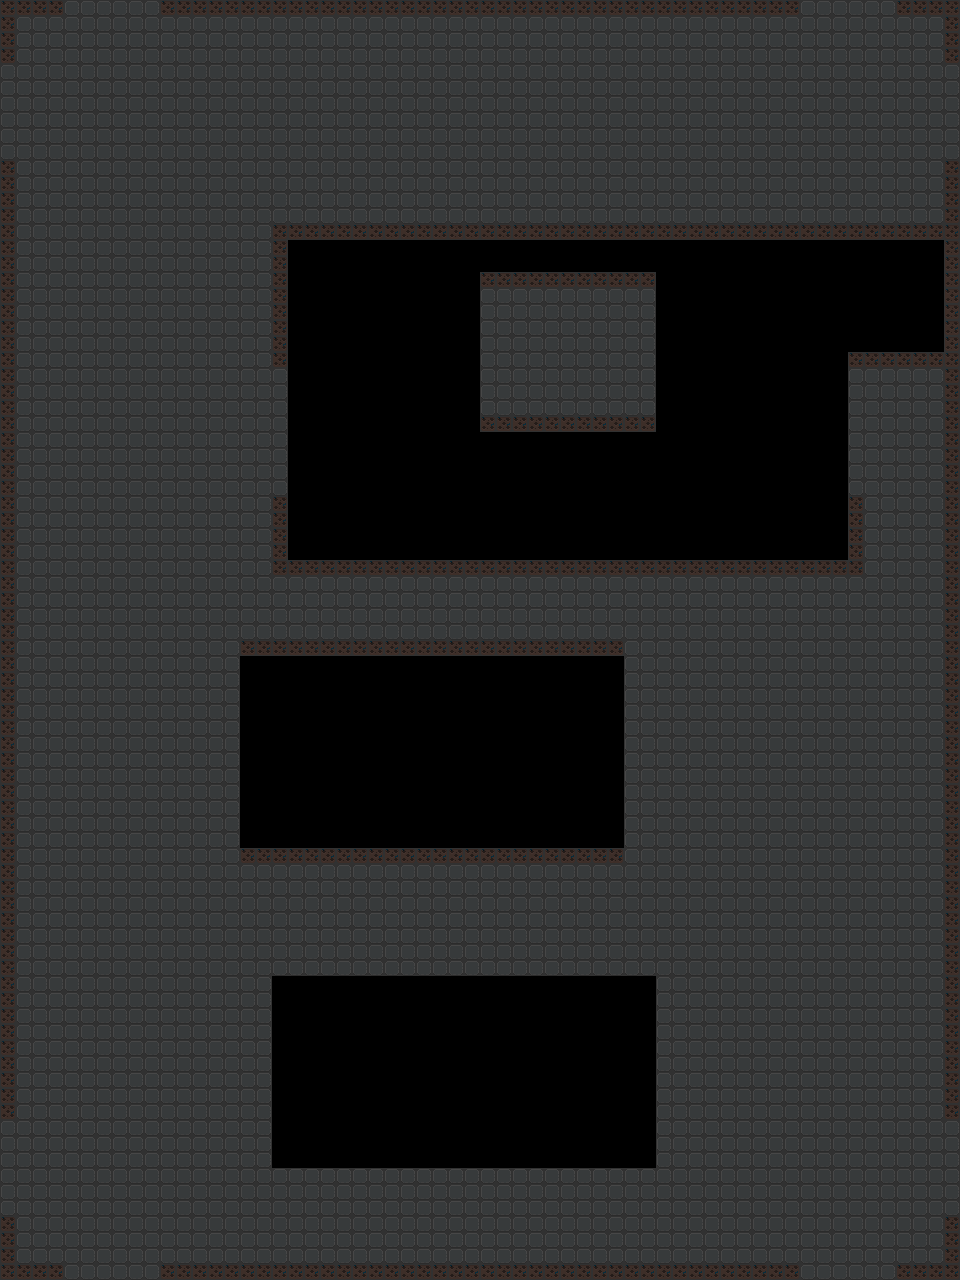

A level layout from a 2D game, rendered from its tile map. Below: a short description, then the map file with tile-grid data replaced by summaries:
An orthogonal 60x80 tile map with 16x16 px tiles, 2 tile layers (ground, walls) and 18 objects (8x blockOpening, 6x ramp, 4x aiGroup).

<map version="1.2" tiledversion="1.2.1" orientation="orthogonal" renderorder="right-down" width="60" height="80" tilewidth="16" tileheight="16" infinite="0" nextlayerid="7" nextobjectid="77">
 <tileset firstgid="1" source="action rpg.tsx" />
 <layer id="1" name="ground" width="60" height="80">
  <data>[4800 cells, 3566 non-empty, 1 distinct tile ids]</data>
 </layer>
 <layer id="2" name="walls" width="60" height="80">
  <data>[4800 cells, 399 non-empty, 1 distinct tile ids]</data>
 </layer>
 <objectgroup color="#ffff00" id="3" name="spawn-points">
  <object id="59" name="ai-group" type="aiGroup" x="528" y="320" width="53" height="53">
   <properties>
    <property name="groupSize" type="int" value="2" />
   </properties>
   <ellipse />
  </object>
  <object id="66" name="ai-group" type="aiGroup" x="400" y="752" width="53" height="53">
   <properties>
    <property name="groupSize" type="int" value="2" />
   </properties>
   <ellipse />
  </object>
  <object id="67" name="ai-group" type="aiGroup" x="544" y="1040" width="53" height="53">
   <properties>
    <property name="groupSize" type="int" value="2" />
   </properties>
   <ellipse />
  </object>
  <object id="68" name="ai-group" type="aiGroup" x="752" y="800" width="53" height="53">
   <properties>
    <property name="groupSize" type="int" value="2" />
   </properties>
   <ellipse />
  </object>
 </objectgroup>
 <objectgroup color="#ff007f" id="4" name="unique-enemies" />
 <objectgroup color="#aa00ff" id="5" name="environment">
  <object id="57" name="ramp-1" type="ramp" x="288" y="368">
   <polygon points="0,0 176,-80 176,48 0,128" />
  </object>
  <object id="61" name="ramp-1" type="ramp" x="656" y="288">
   <polygon points="0,0 176,80 176,208 0,128" />
  </object>
  <object id="62" name="ramp-1" type="ramp" x="240" y="688">
   <polygon points="0,0 176,32 176,160 0,128" />
  </object>
  <object id="63" name="ramp-1" type="ramp" x="432" y="720">
   <polygon points="0,0 176,-32 176,96 0,128" />
  </object>
  <object id="64" name="ramp-1" type="ramp" x="272" y="1008">
   <polygon points="0,0 224,0 224,128 0,128" />
  </object>
  <object id="65" name="ramp-1" type="ramp" x="512" y="1008">
   <polygon points="0,0 112,0 112,160 0,160" />
  </object>
  <object id="69" name="block opening" type="blockOpening" x="64" y="0" width="96" height="16" />
  <object id="70" name="block opening" type="blockOpening" x="0" y="64" width="16" height="96" />
  <object id="71" name="block opening" type="blockOpening" x="800" y="0" width="96" height="16" />
  <object id="72" name="block opening" type="blockOpening" x="944" y="64" width="16" height="96" />
  <object id="73" name="block opening" type="blockOpening" x="944" y="1120" width="16" height="96" />
  <object id="74" name="block opening" type="blockOpening" x="0" y="1120" width="16" height="96" />
  <object id="75" name="block opening" type="blockOpening" x="64" y="1264" width="96" height="16" />
  <object id="76" name="block opening" type="blockOpening" x="800" y="1264" width="96" height="16" />
 </objectgroup>
</map>
